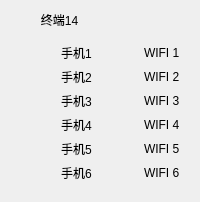
     <widget class="QWidget" name="widget_14" native="true">
      <layout class="QGridLayout" name="gridLayout_16">
       <item row="0" column="0">
        <layout class="QVBoxLayout" name="verticalLayout_15">
         <item>
          <widget class="QLabel" name="label_507">
           <property name="text">
            <string>         终端14</string>
           </property>
          </widget>
         </item>
         <item>
          <widget class="QWidget" name="widget_42" native="true">
           <layout class="QGridLayout" name="gridLayout_42">
            <item row="1" column="0">
             <widget class="LightButton" name="lightButton1_493" native="true"/>
            </item>
            <item row="2" column="0">
             <widget class="LightButton" name="lightButton1_494" native="true"/>
            </item>
            <item row="0" column="2">
             <widget class="LightButton" name="lightButton1_495" native="true"/>
            </item>
            <item row="4" column="2">
             <widget class="LightButton" name="lightButton1_496" native="true"/>
            </item>
            <item row="5" column="0">
             <widget class="LightButton" name="lightButton1_497" native="true"/>
            </item>
            <item row="0" column="0">
             <widget class="LightButton" name="lightButton1_498" native="true"/>
            </item>
            <item row="5" column="2">
             <widget class="LightButton" name="lightButton1_499" native="true"/>
            </item>
            <item row="1" column="2">
             <widget class="LightButton" name="lightButton1_500" native="true"/>
            </item>
            <item row="2" column="2">
             <widget class="LightButton" name="lightButton1_501" native="true"/>
            </item>
            <item row="3" column="2">
             <widget class="LightButton" name="lightButton1_502" native="true"/>
            </item>
            <item row="4" column="0">
             <widget class="LightButton" name="lightButton1_503" native="true"/>
            </item>
            <item row="3" column="0">
             <widget class="LightButton" name="lightButton1_504" native="true"/>
            </item>
            <item row="0" column="3">
             <widget class="QLabel" name="WifiLabel14_1">
              <property name="text">
               <string>WIFI 1</string>
              </property>
             </widget>
            </item>
            <item row="4" column="3">
             <widget class="QLabel" name="WifiLabel14_5">
              <property name="text">
               <string>WIFI 5</string>
              </property>
             </widget>
            </item>
            <item row="3" column="3">
             <widget class="QLabel" name="WifiLabel14_4">
              <property name="text">
               <string>WIFI 4</string>
              </property>
             </widget>
            </item>
            <item row="3" column="1">
             <widget class="QLabel" name="PhoneLabel14_4">
              <property name="text">
               <string>手机4</string>
              </property>
             </widget>
            </item>
            <item row="0" column="1">
             <widget class="QLabel" name="PhoneLabel14_1">
              <property name="text">
               <string>手机1</string>
              </property>
             </widget>
            </item>
            <item row="2" column="1">
             <widget class="QLabel" name="PhoneLabel14_3">
              <property name="text">
               <string>手机3</string>
              </property>
             </widget>
            </item>
            <item row="4" column="1">
             <widget class="QLabel" name="PhoneLabel14_5">
              <property name="text">
               <string>手机5</string>
              </property>
             </widget>
            </item>
            <item row="5" column="1">
             <widget class="QLabel" name="PhoneLabel14_6">
              <property name="text">
               <string>手机6</string>
              </property>
             </widget>
            </item>
            <item row="1" column="1">
             <widget class="QLabel" name="PhoneLabel14_2">
              <property name="text">
               <string>手机2</string>
              </property>
             </widget>
            </item>
            <item row="5" column="3">
             <widget class="QLabel" name="WifiLabel14_6">
              <property name="text">
               <string>WIFI 6</string>
              </property>
             </widget>
            </item>
            <item row="2" column="3">
             <widget class="QLabel" name="WifiLabel14_3">
              <property name="text">
               <string>WIFI 3</string>
              </property>
             </widget>
            </item>
            <item row="1" column="3">
             <widget class="QLabel" name="WifiLabel14_2">
              <property name="text">
               <string>WIFI 2</string>
              </property>
             </widget>
            </item>
           </layout>
          </widget>
         </item>
        </layout>
       </item>
      </layout>
     </widget>
